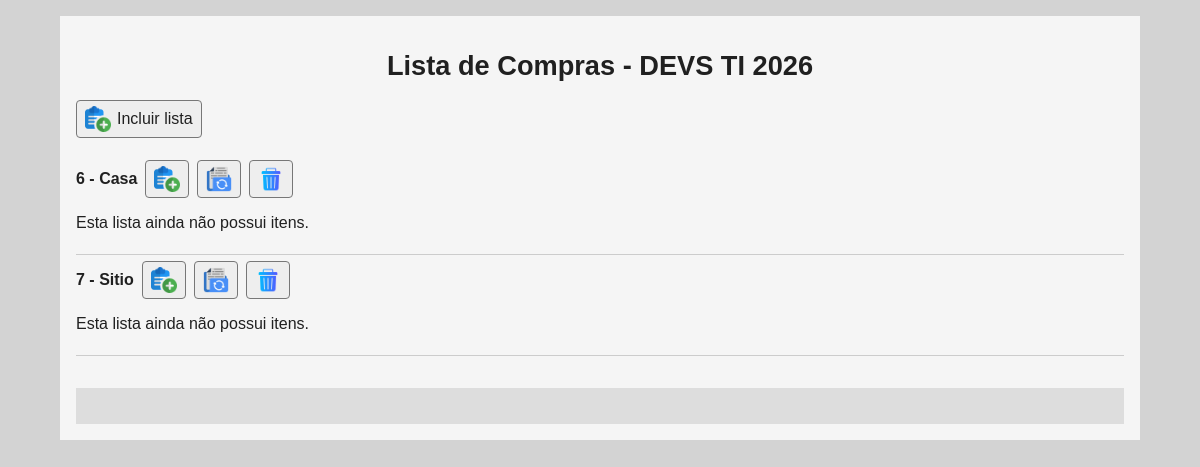
The page / on the database its author committed.
### tables this page shows
CREATE TABLE `lista` (
  `codigo` int NOT NULL COMMENT 'Código da Lista de Compra',
  `nome` varchar(100) NOT NULL COMMENT 'Nome da Lista de Compras'
);

### funcoes.php (called while the page is built, shortened)
<?php
function escapar($valor): string
{
    return htmlspecialchars((string) $valor, ENT_QUOTES | ENT_SUBSTITUTE, 'UTF-8');
}

### index.php (the view, shortened to what this page needs)
<?php
require_once __DIR__ . '/funcoes.php';
require_once __DIR__ . '/conexao.php';
try {
    $stmt = $conn->query('SELECT codigo, nome FROM lista ORDER BY nome, codigo');
    $listas = $stmt->fetchAll();
    $itensPorLista = [];
} catch (PDOException $e) {
    error_log((string) $e);
    http_response_code(500);
    exit('Não foi possível consultar os dados. Confira a estrutura do banco no README.');
}
$mensagem = $_GET['msg'] ?? '';
?>
<!DOCTYPE html>
<html lang="pt-BR">
<head>
    <link rel="stylesheet" href="estilo.css">
</head>
<body>
    <main>
        <h1>Lista de Compras - DEVS TI 2026</h1>
        <nav><a class="botao" href="incluirlista.php"><img src="img/add.png" class="icon" alt="">Incluir lista</a></nav>
        <?php if (!$listas): ?>
            <p>Não há listas cadastradas.</p>
        <?php else: ?>
            <ul class="listas">
            <?php foreach ($listas as $lista): ?>
                <li>
                    <div class="acoes">
                        <strong><?= escapar($lista['codigo']) ?> - <?= escapar($lista['nome']) ?></strong>
                        <a class="botao" href="incluiritens.php?<?= escapar(http_build_query(['codigo' => $lista['codigo']])) ?>" title="Incluir item" aria-label="Incluir item"><img class="icon" src="img/add.png" alt=""></a>
                        <a class="botao" href="alterarlista.php?<?= escapar(http_build_query(['codigo' => $lista['codigo']])) ?>" title="Alterar lista" aria-label="Alterar lista"><img class="icon" src="img/update.png" alt=""></a>
                        <form action="excluirlista.php" method="post" data-confirmar="<?= escapar('Confirma exclusão da lista ' . $lista['nome'] . ' e de seus itens?') ?>">
                            <button type="submit" title="Excluir lista" aria-label="Excluir lista"><img class="icon" src="img/delete.png" alt=""></button>
                        </form>
                    </div>
                    <?php if (empty($itensPorLista[$lista['codigo']])): ?>
                        <p>Esta lista ainda não possui itens.</p>
                    <?php endif; ?>
                </li>
            <?php endforeach; ?>
            </ul>
        <?php endif; ?>
        <footer><p id="msg" role="status"><?= escapar($mensagem) ?></p></footer>
    </main>
</body>
</html>

### estilo.css (style rules this page uses)
* { box-sizing: border-box; font-family: Arial, Helvetica, sans-serif; }
body { margin: 0; background-color: lightgray; color: #202020; }
main { display: flex; flex-direction: column; width: 90%; max-width: 1100px; margin: 16px auto; padding: 16px; background-color: whitesmoke; }
h1 { text-align: center; font-size: 1.7rem; }
button, .botao { display: inline-flex; align-items: center; justify-content: center; gap: 6px; padding: 5px 8px; min-height: 38px; border: 1px solid #777; border-radius: 4px; background: #eee; color: #202020; text-decoration: none; font-size: 1rem; cursor: pointer; }
.icon { width: 26px; height: 26px; object-fit: contain; }
ul { padding-left: 18px; }
li { list-style: none; padding: 6px 0; overflow-wrap: anywhere; }
.listas { padding-left: 0; }
.listas > li { border-bottom: 1px solid #ccc; }
.acoes { display: flex; flex-wrap: wrap; align-items: center; gap: 8px; }
.acoes form { margin: 0; }
footer { margin-top: 16px; padding: 8px; background-color: #ddd; }
#msg { min-height: 1.2em; margin: 0; }

### rows shown on the page
lista: codigo "6", nome "Casa", shows "Esta lista ainda não possui itens."
lista: codigo "7", nome "Sitio", shows "Esta lista ainda não possui itens."
